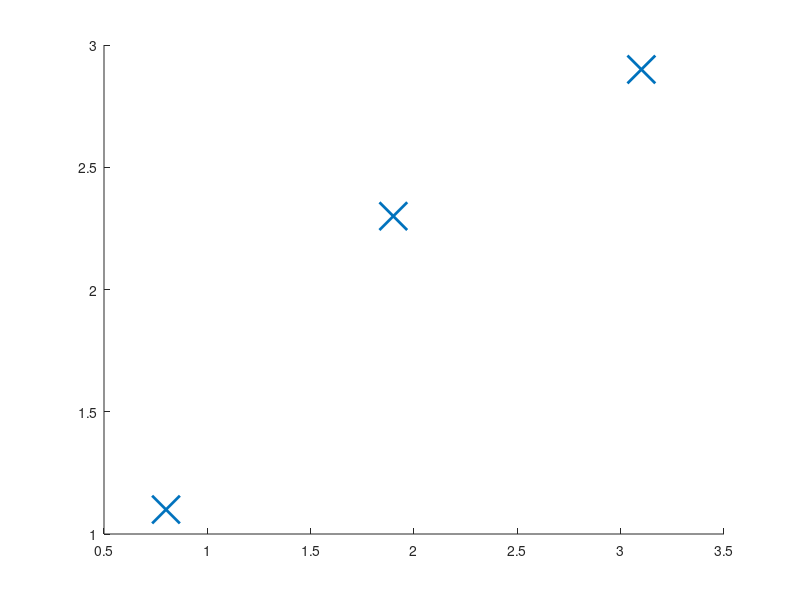

The MATLAB source for this figure: (Note: this script raises an error after producing the figure.)
% Set up and plot the dataset
yy = [1.1 2.3 2.9]';
X = [0.8 1.9 3.1]';
clf(); hold all;
plot(X, yy, 'x', 'MarkerSize', 20, 'LineWidth', 2);

% phi-functions to create various matrices of new features
% from an original matrix of 1D inputs.
phi_linear = @(Xin) [ones(size(Xin,1),1) Xin];
phi_quadratic = @(Xorig) [ones(size(Xorig,1),1) Xorig Xorig.^2];
fw_rbf = @(xx, cc) exp(-(xx-cc).^2 / 2);
phi_rbf = @(Xin) [fw_rbf(Xin, 1) fw_rbf(Xin, 2) fw_rbf(Xin, 3)];

fit_and_plot(phi_linear, X, yy); % Helper routine (see below)
fit_and_plot(phi_quadratic, X, yy);
fit_and_plot(phi_rbf, X, yy);
legend({'data', 'linear fit', 'quadratic fit', 'rbf fit'});

